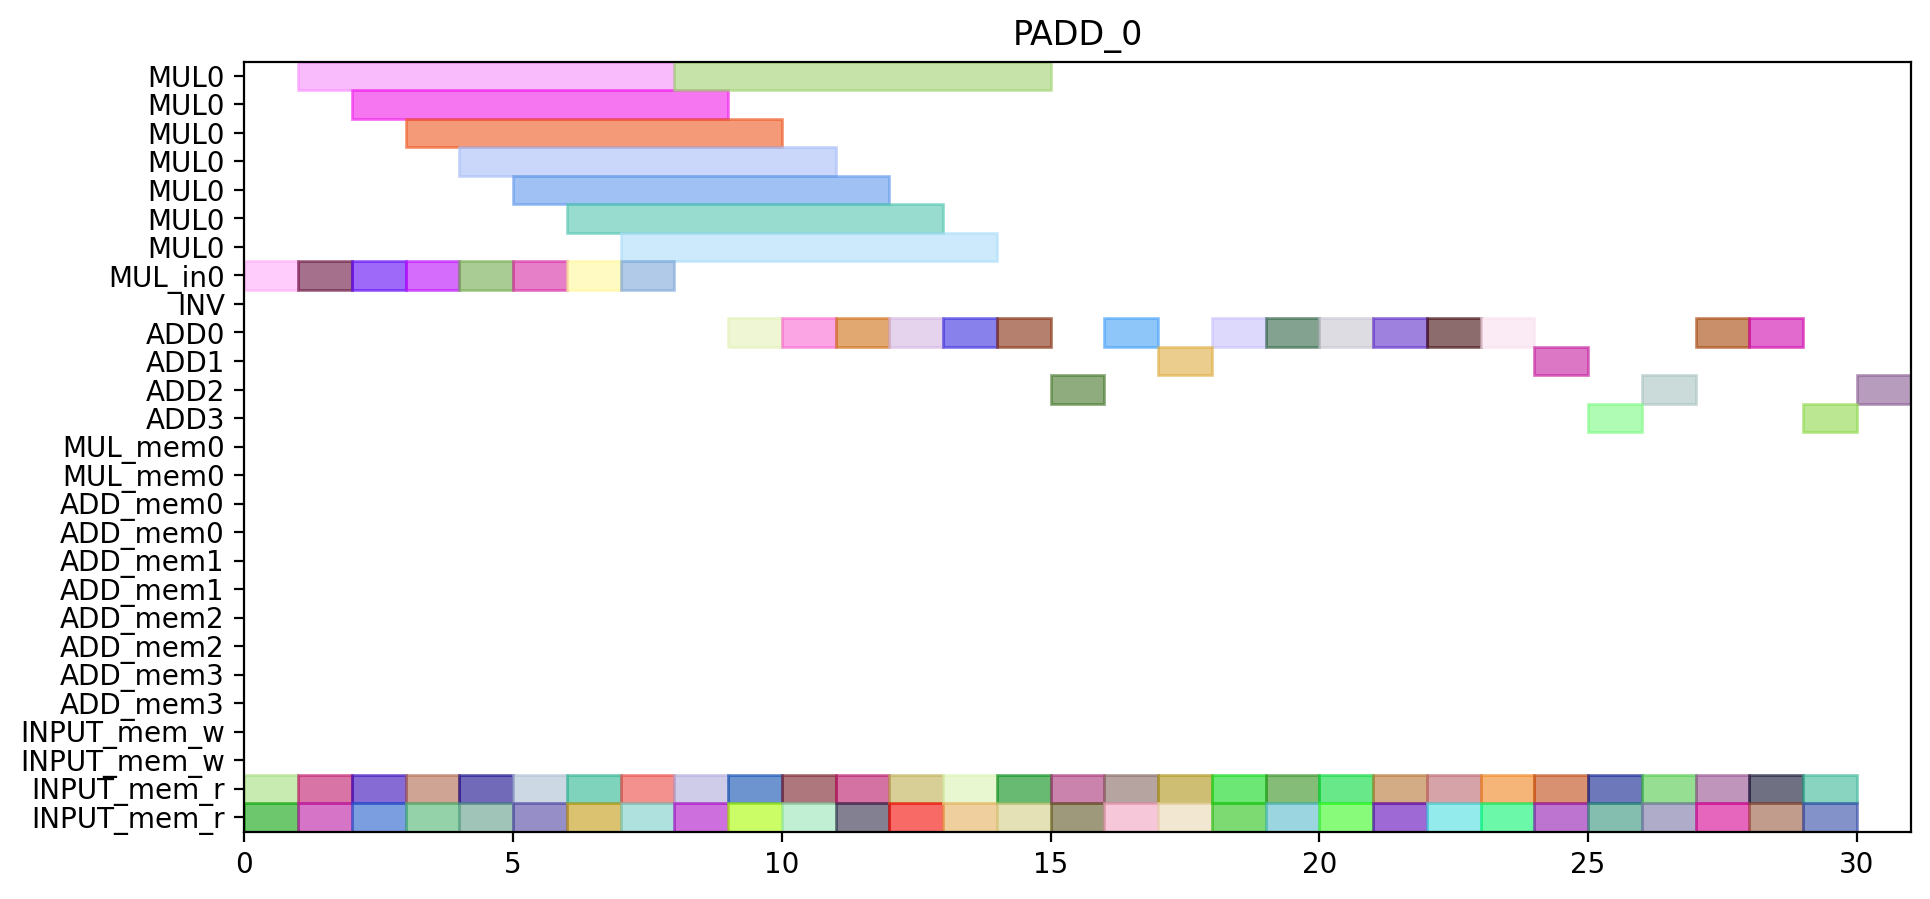

Here is the Python script that generated this plot:
from pyschedule import Scenario, solvers, plotters, alt


def solve():
	horizon = 120
	S = Scenario("PADD_0", horizon=horizon)

	# resource
	MUL = S.Resources('MUL', num=1, size=7)
	MUL_in = S.Resources('MUL_in', num=1)
	INV = S.Resource('INV')
	ADD = S.Resources('ADD', num=4, periods=range(1, horizon))
	MUL_mem = S.Resources('MUL_mem', num=1, size=2)
	ADD_mem = S.Resources('ADD_mem', num=4, size=2)
	INPUT_mem_w = S.Resource('INPUT_mem_w', size=2)
	INPUT_mem_r = S.Resource('INPUT_mem_r', size=2)

	# result of previous scheduling

	# new tasks
	t0_t0_t0_in = S.Task('t0_t0_t0_in', length=1, delay_cost=1)
	t0_t0_t0_in += alt(MUL_in)
	t0_t0_t0 = S.Task('t0_t0_t0', length=7, delay_cost=1)
	t0_t0_t0 += alt(MUL)
	S += t0_t0_t0>=t0_t0_t0_in

	t0_t0_t0_mem0 = S.Task('t0_t0_t0_mem0', length=1, delay_cost=1)
	t0_t0_t0_mem0 += INPUT_mem_r
	S += t0_t0_t0_mem0 <= t0_t0_t0

	t0_t0_t0_mem1 = S.Task('t0_t0_t0_mem1', length=1, delay_cost=1)
	t0_t0_t0_mem1 += INPUT_mem_r
	S += t0_t0_t0_mem1 <= t0_t0_t0

	t0_t0_t1_in = S.Task('t0_t0_t1_in', length=1, delay_cost=1)
	t0_t0_t1_in += alt(MUL_in)
	t0_t0_t1 = S.Task('t0_t0_t1', length=7, delay_cost=1)
	t0_t0_t1 += alt(MUL)
	S += t0_t0_t1>=t0_t0_t1_in

	t0_t0_t1_mem0 = S.Task('t0_t0_t1_mem0', length=1, delay_cost=1)
	t0_t0_t1_mem0 += INPUT_mem_r
	S += t0_t0_t1_mem0 <= t0_t0_t1

	t0_t0_t1_mem1 = S.Task('t0_t0_t1_mem1', length=1, delay_cost=1)
	t0_t0_t1_mem1 += INPUT_mem_r
	S += t0_t0_t1_mem1 <= t0_t0_t1

	t0_t0_t2 = S.Task('t0_t0_t2', length=1, delay_cost=1)
	t0_t0_t2 += alt(ADD)

	t0_t0_t2_mem0 = S.Task('t0_t0_t2_mem0', length=1, delay_cost=1)
	t0_t0_t2_mem0 += INPUT_mem_r
	S += t0_t0_t2_mem0 <= t0_t0_t2

	t0_t0_t2_mem1 = S.Task('t0_t0_t2_mem1', length=1, delay_cost=1)
	t0_t0_t2_mem1 += INPUT_mem_r
	S += t0_t0_t2_mem1 <= t0_t0_t2

	t0_t0_t3 = S.Task('t0_t0_t3', length=1, delay_cost=1)
	t0_t0_t3 += alt(ADD)

	t0_t0_t3_mem0 = S.Task('t0_t0_t3_mem0', length=1, delay_cost=1)
	t0_t0_t3_mem0 += INPUT_mem_r
	S += t0_t0_t3_mem0 <= t0_t0_t3

	t0_t0_t3_mem1 = S.Task('t0_t0_t3_mem1', length=1, delay_cost=1)
	t0_t0_t3_mem1 += INPUT_mem_r
	S += t0_t0_t3_mem1 <= t0_t0_t3

	t0_t1_t0_in = S.Task('t0_t1_t0_in', length=1, delay_cost=1)
	t0_t1_t0_in += alt(MUL_in)
	t0_t1_t0 = S.Task('t0_t1_t0', length=7, delay_cost=1)
	t0_t1_t0 += alt(MUL)
	S += t0_t1_t0>=t0_t1_t0_in

	t0_t1_t0_mem0 = S.Task('t0_t1_t0_mem0', length=1, delay_cost=1)
	t0_t1_t0_mem0 += INPUT_mem_r
	S += t0_t1_t0_mem0 <= t0_t1_t0

	t0_t1_t0_mem1 = S.Task('t0_t1_t0_mem1', length=1, delay_cost=1)
	t0_t1_t0_mem1 += INPUT_mem_r
	S += t0_t1_t0_mem1 <= t0_t1_t0

	t0_t1_t1_in = S.Task('t0_t1_t1_in', length=1, delay_cost=1)
	t0_t1_t1_in += alt(MUL_in)
	t0_t1_t1 = S.Task('t0_t1_t1', length=7, delay_cost=1)
	t0_t1_t1 += alt(MUL)
	S += t0_t1_t1>=t0_t1_t1_in

	t0_t1_t1_mem0 = S.Task('t0_t1_t1_mem0', length=1, delay_cost=1)
	t0_t1_t1_mem0 += INPUT_mem_r
	S += t0_t1_t1_mem0 <= t0_t1_t1

	t0_t1_t1_mem1 = S.Task('t0_t1_t1_mem1', length=1, delay_cost=1)
	t0_t1_t1_mem1 += INPUT_mem_r
	S += t0_t1_t1_mem1 <= t0_t1_t1

	t0_t1_t2 = S.Task('t0_t1_t2', length=1, delay_cost=1)
	t0_t1_t2 += alt(ADD)

	t0_t1_t2_mem0 = S.Task('t0_t1_t2_mem0', length=1, delay_cost=1)
	t0_t1_t2_mem0 += INPUT_mem_r
	S += t0_t1_t2_mem0 <= t0_t1_t2

	t0_t1_t2_mem1 = S.Task('t0_t1_t2_mem1', length=1, delay_cost=1)
	t0_t1_t2_mem1 += INPUT_mem_r
	S += t0_t1_t2_mem1 <= t0_t1_t2

	t0_t1_t3 = S.Task('t0_t1_t3', length=1, delay_cost=1)
	t0_t1_t3 += alt(ADD)

	t0_t1_t3_mem0 = S.Task('t0_t1_t3_mem0', length=1, delay_cost=1)
	t0_t1_t3_mem0 += INPUT_mem_r
	S += t0_t1_t3_mem0 <= t0_t1_t3

	t0_t1_t3_mem1 = S.Task('t0_t1_t3_mem1', length=1, delay_cost=1)
	t0_t1_t3_mem1 += INPUT_mem_r
	S += t0_t1_t3_mem1 <= t0_t1_t3

	t0_t20 = S.Task('t0_t20', length=1, delay_cost=1)
	t0_t20 += alt(ADD)

	t0_t20_mem0 = S.Task('t0_t20_mem0', length=1, delay_cost=1)
	t0_t20_mem0 += INPUT_mem_r
	S += t0_t20_mem0 <= t0_t20

	t0_t20_mem1 = S.Task('t0_t20_mem1', length=1, delay_cost=1)
	t0_t20_mem1 += INPUT_mem_r
	S += t0_t20_mem1 <= t0_t20

	t0_t21 = S.Task('t0_t21', length=1, delay_cost=1)
	t0_t21 += alt(ADD)

	t0_t21_mem0 = S.Task('t0_t21_mem0', length=1, delay_cost=1)
	t0_t21_mem0 += INPUT_mem_r
	S += t0_t21_mem0 <= t0_t21

	t0_t21_mem1 = S.Task('t0_t21_mem1', length=1, delay_cost=1)
	t0_t21_mem1 += INPUT_mem_r
	S += t0_t21_mem1 <= t0_t21

	t0_t30 = S.Task('t0_t30', length=1, delay_cost=1)
	t0_t30 += alt(ADD)

	t0_t30_mem0 = S.Task('t0_t30_mem0', length=1, delay_cost=1)
	t0_t30_mem0 += INPUT_mem_r
	S += t0_t30_mem0 <= t0_t30

	t0_t30_mem1 = S.Task('t0_t30_mem1', length=1, delay_cost=1)
	t0_t30_mem1 += INPUT_mem_r
	S += t0_t30_mem1 <= t0_t30

	t0_t31 = S.Task('t0_t31', length=1, delay_cost=1)
	t0_t31 += alt(ADD)

	t0_t31_mem0 = S.Task('t0_t31_mem0', length=1, delay_cost=1)
	t0_t31_mem0 += INPUT_mem_r
	S += t0_t31_mem0 <= t0_t31

	t0_t31_mem1 = S.Task('t0_t31_mem1', length=1, delay_cost=1)
	t0_t31_mem1 += INPUT_mem_r
	S += t0_t31_mem1 <= t0_t31

	t2_t0_t0_in = S.Task('t2_t0_t0_in', length=1, delay_cost=1)
	t2_t0_t0_in += alt(MUL_in)
	t2_t0_t0 = S.Task('t2_t0_t0', length=7, delay_cost=1)
	t2_t0_t0 += alt(MUL)
	S += t2_t0_t0>=t2_t0_t0_in

	t2_t0_t0_mem0 = S.Task('t2_t0_t0_mem0', length=1, delay_cost=1)
	t2_t0_t0_mem0 += INPUT_mem_r
	S += t2_t0_t0_mem0 <= t2_t0_t0

	t2_t0_t0_mem1 = S.Task('t2_t0_t0_mem1', length=1, delay_cost=1)
	t2_t0_t0_mem1 += INPUT_mem_r
	S += t2_t0_t0_mem1 <= t2_t0_t0

	t2_t0_t1_in = S.Task('t2_t0_t1_in', length=1, delay_cost=1)
	t2_t0_t1_in += alt(MUL_in)
	t2_t0_t1 = S.Task('t2_t0_t1', length=7, delay_cost=1)
	t2_t0_t1 += alt(MUL)
	S += t2_t0_t1>=t2_t0_t1_in

	t2_t0_t1_mem0 = S.Task('t2_t0_t1_mem0', length=1, delay_cost=1)
	t2_t0_t1_mem0 += INPUT_mem_r
	S += t2_t0_t1_mem0 <= t2_t0_t1

	t2_t0_t1_mem1 = S.Task('t2_t0_t1_mem1', length=1, delay_cost=1)
	t2_t0_t1_mem1 += INPUT_mem_r
	S += t2_t0_t1_mem1 <= t2_t0_t1

	t2_t0_t2 = S.Task('t2_t0_t2', length=1, delay_cost=1)
	t2_t0_t2 += alt(ADD)

	t2_t0_t2_mem0 = S.Task('t2_t0_t2_mem0', length=1, delay_cost=1)
	t2_t0_t2_mem0 += INPUT_mem_r
	S += t2_t0_t2_mem0 <= t2_t0_t2

	t2_t0_t2_mem1 = S.Task('t2_t0_t2_mem1', length=1, delay_cost=1)
	t2_t0_t2_mem1 += INPUT_mem_r
	S += t2_t0_t2_mem1 <= t2_t0_t2

	t2_t0_t3 = S.Task('t2_t0_t3', length=1, delay_cost=1)
	t2_t0_t3 += alt(ADD)

	t2_t0_t3_mem0 = S.Task('t2_t0_t3_mem0', length=1, delay_cost=1)
	t2_t0_t3_mem0 += INPUT_mem_r
	S += t2_t0_t3_mem0 <= t2_t0_t3

	t2_t0_t3_mem1 = S.Task('t2_t0_t3_mem1', length=1, delay_cost=1)
	t2_t0_t3_mem1 += INPUT_mem_r
	S += t2_t0_t3_mem1 <= t2_t0_t3

	t2_t1_t0_in = S.Task('t2_t1_t0_in', length=1, delay_cost=1)
	t2_t1_t0_in += alt(MUL_in)
	t2_t1_t0 = S.Task('t2_t1_t0', length=7, delay_cost=1)
	t2_t1_t0 += alt(MUL)
	S += t2_t1_t0>=t2_t1_t0_in

	t2_t1_t0_mem0 = S.Task('t2_t1_t0_mem0', length=1, delay_cost=1)
	t2_t1_t0_mem0 += INPUT_mem_r
	S += t2_t1_t0_mem0 <= t2_t1_t0

	t2_t1_t0_mem1 = S.Task('t2_t1_t0_mem1', length=1, delay_cost=1)
	t2_t1_t0_mem1 += INPUT_mem_r
	S += t2_t1_t0_mem1 <= t2_t1_t0

	t2_t1_t1_in = S.Task('t2_t1_t1_in', length=1, delay_cost=1)
	t2_t1_t1_in += alt(MUL_in)
	t2_t1_t1 = S.Task('t2_t1_t1', length=7, delay_cost=1)
	t2_t1_t1 += alt(MUL)
	S += t2_t1_t1>=t2_t1_t1_in

	t2_t1_t1_mem0 = S.Task('t2_t1_t1_mem0', length=1, delay_cost=1)
	t2_t1_t1_mem0 += INPUT_mem_r
	S += t2_t1_t1_mem0 <= t2_t1_t1

	t2_t1_t1_mem1 = S.Task('t2_t1_t1_mem1', length=1, delay_cost=1)
	t2_t1_t1_mem1 += INPUT_mem_r
	S += t2_t1_t1_mem1 <= t2_t1_t1

	t2_t1_t2 = S.Task('t2_t1_t2', length=1, delay_cost=1)
	t2_t1_t2 += alt(ADD)

	t2_t1_t2_mem0 = S.Task('t2_t1_t2_mem0', length=1, delay_cost=1)
	t2_t1_t2_mem0 += INPUT_mem_r
	S += t2_t1_t2_mem0 <= t2_t1_t2

	t2_t1_t2_mem1 = S.Task('t2_t1_t2_mem1', length=1, delay_cost=1)
	t2_t1_t2_mem1 += INPUT_mem_r
	S += t2_t1_t2_mem1 <= t2_t1_t2

	t2_t1_t3 = S.Task('t2_t1_t3', length=1, delay_cost=1)
	t2_t1_t3 += alt(ADD)

	t2_t1_t3_mem0 = S.Task('t2_t1_t3_mem0', length=1, delay_cost=1)
	t2_t1_t3_mem0 += INPUT_mem_r
	S += t2_t1_t3_mem0 <= t2_t1_t3

	t2_t1_t3_mem1 = S.Task('t2_t1_t3_mem1', length=1, delay_cost=1)
	t2_t1_t3_mem1 += INPUT_mem_r
	S += t2_t1_t3_mem1 <= t2_t1_t3

	t2_t20 = S.Task('t2_t20', length=1, delay_cost=1)
	t2_t20 += alt(ADD)

	t2_t20_mem0 = S.Task('t2_t20_mem0', length=1, delay_cost=1)
	t2_t20_mem0 += INPUT_mem_r
	S += t2_t20_mem0 <= t2_t20

	t2_t20_mem1 = S.Task('t2_t20_mem1', length=1, delay_cost=1)
	t2_t20_mem1 += INPUT_mem_r
	S += t2_t20_mem1 <= t2_t20

	t2_t21 = S.Task('t2_t21', length=1, delay_cost=1)
	t2_t21 += alt(ADD)

	t2_t21_mem0 = S.Task('t2_t21_mem0', length=1, delay_cost=1)
	t2_t21_mem0 += INPUT_mem_r
	S += t2_t21_mem0 <= t2_t21

	t2_t21_mem1 = S.Task('t2_t21_mem1', length=1, delay_cost=1)
	t2_t21_mem1 += INPUT_mem_r
	S += t2_t21_mem1 <= t2_t21

	t2_t30 = S.Task('t2_t30', length=1, delay_cost=1)
	t2_t30 += alt(ADD)

	t2_t30_mem0 = S.Task('t2_t30_mem0', length=1, delay_cost=1)
	t2_t30_mem0 += INPUT_mem_r
	S += t2_t30_mem0 <= t2_t30

	t2_t30_mem1 = S.Task('t2_t30_mem1', length=1, delay_cost=1)
	t2_t30_mem1 += INPUT_mem_r
	S += t2_t30_mem1 <= t2_t30

	t2_t31 = S.Task('t2_t31', length=1, delay_cost=1)
	t2_t31 += alt(ADD)

	t2_t31_mem0 = S.Task('t2_t31_mem0', length=1, delay_cost=1)
	t2_t31_mem0 += INPUT_mem_r
	S += t2_t31_mem0 <= t2_t31

	t2_t31_mem1 = S.Task('t2_t31_mem1', length=1, delay_cost=1)
	t2_t31_mem1 += INPUT_mem_r
	S += t2_t31_mem1 <= t2_t31

	t7_t0_t2 = S.Task('t7_t0_t2', length=1, delay_cost=1)
	t7_t0_t2 += alt(ADD)

	t7_t0_t2_mem0 = S.Task('t7_t0_t2_mem0', length=1, delay_cost=1)
	t7_t0_t2_mem0 += INPUT_mem_r
	S += t7_t0_t2_mem0 <= t7_t0_t2

	t7_t0_t2_mem1 = S.Task('t7_t0_t2_mem1', length=1, delay_cost=1)
	t7_t0_t2_mem1 += INPUT_mem_r
	S += t7_t0_t2_mem1 <= t7_t0_t2

	t7_t1_t2 = S.Task('t7_t1_t2', length=1, delay_cost=1)
	t7_t1_t2 += alt(ADD)

	t7_t1_t2_mem0 = S.Task('t7_t1_t2_mem0', length=1, delay_cost=1)
	t7_t1_t2_mem0 += INPUT_mem_r
	S += t7_t1_t2_mem0 <= t7_t1_t2

	t7_t1_t2_mem1 = S.Task('t7_t1_t2_mem1', length=1, delay_cost=1)
	t7_t1_t2_mem1 += INPUT_mem_r
	S += t7_t1_t2_mem1 <= t7_t1_t2

	t7_t20 = S.Task('t7_t20', length=1, delay_cost=1)
	t7_t20 += alt(ADD)

	t7_t20_mem0 = S.Task('t7_t20_mem0', length=1, delay_cost=1)
	t7_t20_mem0 += INPUT_mem_r
	S += t7_t20_mem0 <= t7_t20

	t7_t20_mem1 = S.Task('t7_t20_mem1', length=1, delay_cost=1)
	t7_t20_mem1 += INPUT_mem_r
	S += t7_t20_mem1 <= t7_t20

	t7_t21 = S.Task('t7_t21', length=1, delay_cost=1)
	t7_t21 += alt(ADD)

	t7_t21_mem0 = S.Task('t7_t21_mem0', length=1, delay_cost=1)
	t7_t21_mem0 += INPUT_mem_r
	S += t7_t21_mem0 <= t7_t21

	t7_t21_mem1 = S.Task('t7_t21_mem1', length=1, delay_cost=1)
	t7_t21_mem1 += INPUT_mem_r
	S += t7_t21_mem1 <= t7_t21

	t9_t0_t2 = S.Task('t9_t0_t2', length=1, delay_cost=1)
	t9_t0_t2 += alt(ADD)

	t9_t0_t2_mem0 = S.Task('t9_t0_t2_mem0', length=1, delay_cost=1)
	t9_t0_t2_mem0 += INPUT_mem_r
	S += t9_t0_t2_mem0 <= t9_t0_t2

	t9_t0_t2_mem1 = S.Task('t9_t0_t2_mem1', length=1, delay_cost=1)
	t9_t0_t2_mem1 += INPUT_mem_r
	S += t9_t0_t2_mem1 <= t9_t0_t2

	t9_t1_t2 = S.Task('t9_t1_t2', length=1, delay_cost=1)
	t9_t1_t2 += alt(ADD)

	t9_t1_t2_mem0 = S.Task('t9_t1_t2_mem0', length=1, delay_cost=1)
	t9_t1_t2_mem0 += INPUT_mem_r
	S += t9_t1_t2_mem0 <= t9_t1_t2

	t9_t1_t2_mem1 = S.Task('t9_t1_t2_mem1', length=1, delay_cost=1)
	t9_t1_t2_mem1 += INPUT_mem_r
	S += t9_t1_t2_mem1 <= t9_t1_t2

	solvers.mip.solve(S,msg=1,kind='CPLEX',ratio_gap=1.01)

	solution = [['hoge']*len(S.solution()[1]) for i in range(len(S.solution()))]
	for i in range(len(S.solution())):
		for j in range(len(S.solution()[i])):
			solution[i][j]=str(S.solution()[i][j])
	print(solution)

	cycles = int(solution[-1][3])

	pic_file_name = "/mnt/rose/usr1/fukuda/pairing_automation_design2/bls24-318/scheduling/PADD_mul1_add4/PADD_0.png"
	if(S.solution() != []):
		plotters.matplotlib.plot(S,img_filename=pic_file_name, vertical_text=True, fig_size=(cycles*0.25+3, 5), show_task_labels=False)

	return solution
